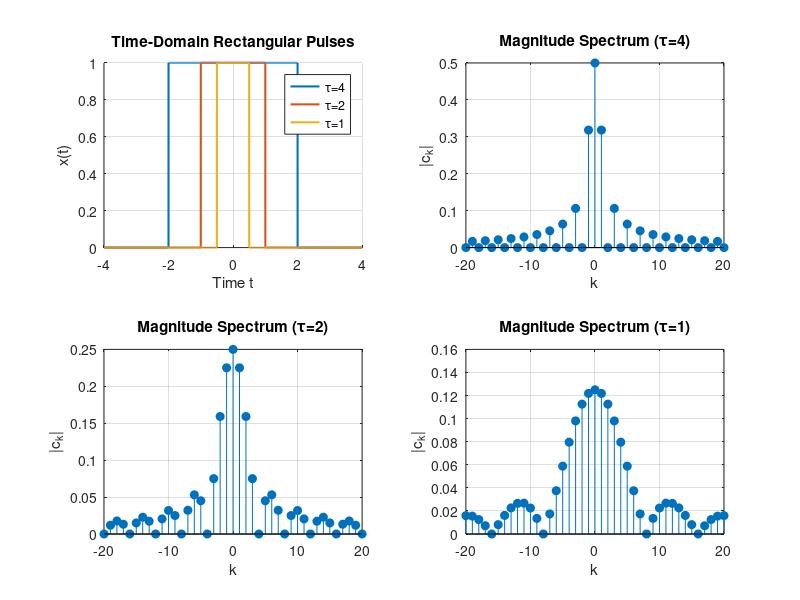

MATLAB code for this plot:
clc;
clear;
close all;

%% ===================================
% Parameters
%% ===================================

T = 8;

tau_values = [4 2 1];

k = -20:20;

%% ===================================
% Figure
%% ===================================

figure;

%% ===================================
% Subplot 1: Time-domain waveforms
%% ===================================

subplot(2,2,1);

hold on;

t = -4:0.001:4;

for i = 1:length(tau_values)

    tau = tau_values(i);

    x = double(abs(t) <= tau/2);

    plot(t, x, 'LineWidth',1.5);

end

grid on;

xlabel('Time t');

ylabel('x(t)');

title('Time-Domain Rectangular Pulses');

legend('\tau=4','\tau=2','\tau=1');

%% ===================================
% Frequency spectra
%% ===================================

for i = 1:length(tau_values)

    tau = tau_values(i);

    % Fourier series coefficients
    ck = (tau/T) * sinc(k*tau/T);

    subplot(2,2,i+1);

    stem(k, abs(ck), 'filled');

    grid on;

    xlabel('k');

    ylabel('|c_k|');

    title(['Magnitude Spectrum (\tau=', num2str(tau), ')']);

end
